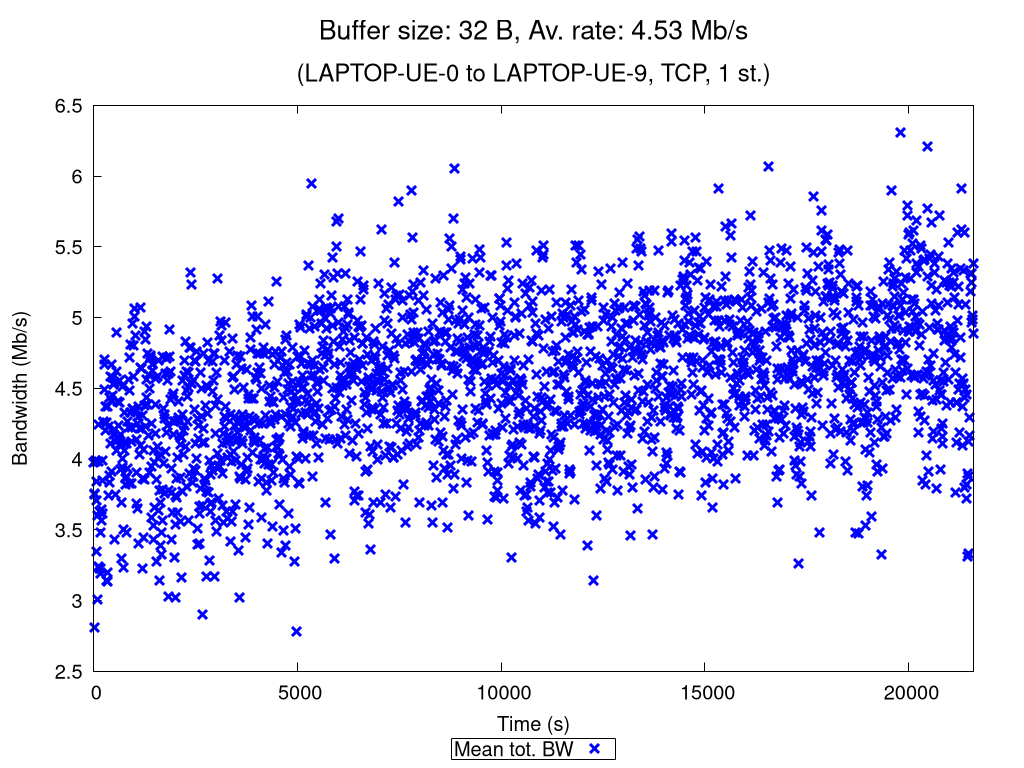

gnuplot code for this plot:
set terminal pngcairo nocrop enhanced size 1024,768 font "Verdana,15"
set output "TCP_1_st_2020_11_13_08-47-29_one2two_00032B.png"

set title "{/=20 Buffer size: 32 B, Av. rate: 4.53 Mb/s}\n\n{/=18 (LAPTOP-UE-0 to LAPTOP-UE-9, TCP, 1 st.)}"

set xlabel "Time (s)"
set ylabel "Bandwidth (Mb/s)"
set ytics nomirror
set key bmargin center horizontal box samplen 1 width -1
set bmargin 4.6
set rmargin 4.5

rf = 1000000.0  # rate factor
set style fill transparent solid 0.2 noborder
set autoscale xfix
plot "TCP_1_st_2020_11_13_08-47-29_one2two_00032B_iperf_processed.dat" using 1:($2/rf-$3/rf):($2/rf+$3/rf) with filledcurves lc rgb "blue" notitle, \
     "" using 1:($2/rf) with points pt 2 ps 1.5 lw 3 lc rgb "blue" title "Mean tot. BW", \
